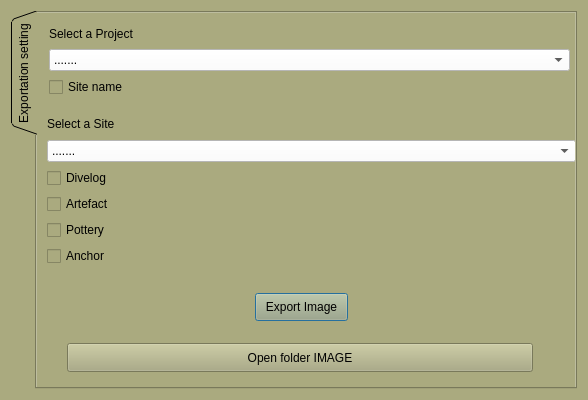
<?xml version="1.0" encoding="UTF-8"?>
<ui version="4.0">
 <class>Dialog_img_exp</class>
 <widget class="QDialog" name="Dialog_img_exp">
  <property name="windowModality">
   <enum>Qt::NonModal</enum>
  </property>
  <property name="enabled">
   <bool>true</bool>
  </property>
  <property name="geometry">
   <rect>
    <x>0</x>
    <y>0</y>
    <width>588</width>
    <height>400</height>
   </rect>
  </property>
  <property name="minimumSize">
   <size>
    <width>450</width>
    <height>279</height>
   </size>
  </property>
  <property name="maximumSize">
   <size>
    <width>1000</width>
    <height>1000</height>
   </size>
  </property>
  <property name="cursor">
   <cursorShape>PointingHandCursor</cursorShape>
  </property>
  <property name="windowTitle">
   <string>Exportation images</string>
  </property>
  <property name="windowIcon">
   <iconset resource="../../resources/resources.qrc">
    <normaloff>:/icons/directoryExp.png</normaloff>:/icons/directoryExp.png</iconset>
  </property>
  <property name="styleSheet">
   <string notr="true">background-color: rgb(170, 170, 127);</string>
  </property>
  <layout class="QGridLayout" name="gridLayout_2">
   <item row="0" column="0">
    <widget class="QTabWidget" name="tabWidget">
     <property name="sizePolicy">
      <sizepolicy hsizetype="Expanding" vsizetype="Expanding">
       <horstretch>200</horstretch>
       <verstretch>200</verstretch>
      </sizepolicy>
     </property>
     <property name="styleSheet">
      <string notr="true">background-color: rgb(170, 170, 127);</string>
     </property>
     <property name="tabPosition">
      <enum>QTabWidget::West</enum>
     </property>
     <property name="tabShape">
      <enum>QTabWidget::Triangular</enum>
     </property>
     <property name="currentIndex">
      <number>0</number>
     </property>
     <widget class="QWidget" name="tab">
      <attribute name="title">
       <string>Exportation setting</string>
      </attribute>
      <widget class="QPushButton" name="pushButton_exp_icons">
       <property name="geometry">
        <rect>
         <x>218</x>
         <y>280</y>
         <width>93</width>
         <height>28</height>
        </rect>
       </property>
       <property name="text">
        <string>Export Image</string>
       </property>
      </widget>
      <widget class="QWidget" name="layoutWidget">
       <property name="geometry">
        <rect>
         <x>12</x>
         <y>12</y>
         <width>521</width>
         <height>72</height>
        </rect>
       </property>
       <layout class="QGridLayout" name="gridLayout">
        <item row="0" column="0">
         <widget class="QLabel" name="label">
          <property name="text">
           <string>Select a Project</string>
          </property>
         </widget>
        </item>
        <item row="2" column="0">
         <widget class="QCheckBox" name="checkBox_SITE">
          <property name="styleSheet">
           <string notr="true">selection-background-color: rgb(255, 255, 255);</string>
          </property>
          <property name="text">
           <string>Site name</string>
          </property>
          <property name="tristate">
           <bool>false</bool>
          </property>
         </widget>
        </item>
        <item row="2" column="1">
         <spacer name="horizontalSpacer_6">
          <property name="orientation">
           <enum>Qt::Horizontal</enum>
          </property>
          <property name="sizeHint" stdset="0">
           <size>
            <width>388</width>
            <height>20</height>
           </size>
          </property>
         </spacer>
        </item>
        <item row="1" column="0" colspan="2">
         <widget class="QComboBox" name="comboBox_p_name">
          <property name="enabled">
           <bool>true</bool>
          </property>
          <property name="mouseTracking">
           <bool>false</bool>
          </property>
          <property name="contextMenuPolicy">
           <enum>Qt::DefaultContextMenu</enum>
          </property>
          <property name="acceptDrops">
           <bool>false</bool>
          </property>
          <property name="styleSheet">
           <string notr="true">background-color: rgb(255, 255, 255);</string>
          </property>
          <property name="editable">
           <bool>false</bool>
          </property>
          <property name="currentText">
           <string>.......</string>
          </property>
          <property name="duplicatesEnabled">
           <bool>false</bool>
          </property>
          <property name="frame">
           <bool>true</bool>
          </property>
          <item>
           <property name="text">
            <string>.......</string>
           </property>
          </item>
         </widget>
        </item>
       </layout>
      </widget>
      <widget class="QWidget" name="layoutWidget">
       <property name="geometry">
        <rect>
         <x>10</x>
         <y>100</y>
         <width>529</width>
         <height>153</height>
        </rect>
       </property>
       <layout class="QGridLayout" name="gridLayout_3">
        <item row="0" column="0" colspan="2">
         <widget class="QLabel" name="label_2">
          <property name="text">
           <string>Select a Site</string>
          </property>
         </widget>
        </item>
        <item row="1" column="0" colspan="3">
         <widget class="QComboBox" name="comboBox_location">
          <property name="enabled">
           <bool>true</bool>
          </property>
          <property name="mouseTracking">
           <bool>false</bool>
          </property>
          <property name="contextMenuPolicy">
           <enum>Qt::DefaultContextMenu</enum>
          </property>
          <property name="acceptDrops">
           <bool>false</bool>
          </property>
          <property name="styleSheet">
           <string notr="true">background-color: rgb(255, 255, 255);</string>
          </property>
          <property name="editable">
           <bool>false</bool>
          </property>
          <property name="currentText">
           <string>.......</string>
          </property>
          <property name="duplicatesEnabled">
           <bool>false</bool>
          </property>
          <property name="frame">
           <bool>true</bool>
          </property>
          <item>
           <property name="text">
            <string>.......</string>
           </property>
          </item>
         </widget>
        </item>
        <item row="2" column="0">
         <widget class="QCheckBox" name="checkBox_divelog">
          <property name="enabled">
           <bool>true</bool>
          </property>
          <property name="text">
           <string>Divelog</string>
          </property>
         </widget>
        </item>
        <item row="2" column="1" colspan="2">
         <spacer name="horizontalSpacer_7">
          <property name="orientation">
           <enum>Qt::Horizontal</enum>
          </property>
          <property name="sizeHint" stdset="0">
           <size>
            <width>448</width>
            <height>20</height>
           </size>
          </property>
         </spacer>
        </item>
        <item row="3" column="0">
         <widget class="QCheckBox" name="checkBox_artefact">
          <property name="enabled">
           <bool>true</bool>
          </property>
          <property name="text">
           <string>Artefact</string>
          </property>
         </widget>
        </item>
        <item row="3" column="2">
         <spacer name="horizontalSpacer_8">
          <property name="orientation">
           <enum>Qt::Horizontal</enum>
          </property>
          <property name="sizeHint" stdset="0">
           <size>
            <width>408</width>
            <height>20</height>
           </size>
          </property>
         </spacer>
        </item>
        <item row="4" column="0">
         <widget class="QCheckBox" name="checkBox_pottery">
          <property name="enabled">
           <bool>true</bool>
          </property>
          <property name="text">
           <string>Pottery</string>
          </property>
         </widget>
        </item>
        <item row="4" column="2">
         <spacer name="horizontalSpacer_9">
          <property name="orientation">
           <enum>Qt::Horizontal</enum>
          </property>
          <property name="sizeHint" stdset="0">
           <size>
            <width>438</width>
            <height>20</height>
           </size>
          </property>
         </spacer>
        </item>
        <item row="5" column="0">
         <widget class="QCheckBox" name="checkBox_anchor">
          <property name="enabled">
           <bool>true</bool>
          </property>
          <property name="text">
           <string>Anchor</string>
          </property>
         </widget>
        </item>
        <item row="5" column="2">
         <spacer name="horizontalSpacer_10">
          <property name="orientation">
           <enum>Qt::Horizontal</enum>
          </property>
          <property name="sizeHint" stdset="0">
           <size>
            <width>438</width>
            <height>20</height>
           </size>
          </property>
         </spacer>
        </item>
       </layout>
      </widget>
      <widget class="QPushButton" name="pushButton_open_dir">
       <property name="geometry">
        <rect>
         <x>30</x>
         <y>330</y>
         <width>466</width>
         <height>29</height>
        </rect>
       </property>
       <property name="text">
        <string>Open folder IMAGE</string>
       </property>
       <property name="icon">
        <iconset resource="../../resources/resources.qrc">
         <normaloff>:/icons/directoryExp.png</normaloff>:/icons/directoryExp.png</iconset>
       </property>
      </widget>
     </widget>
    </widget>
   </item>
  </layout>
 </widget>
 <resources>
  <include location="resources.qrc"/>
  <include location="../../resources/resources.qrc"/>
 </resources>
 <connections/>
</ui>
